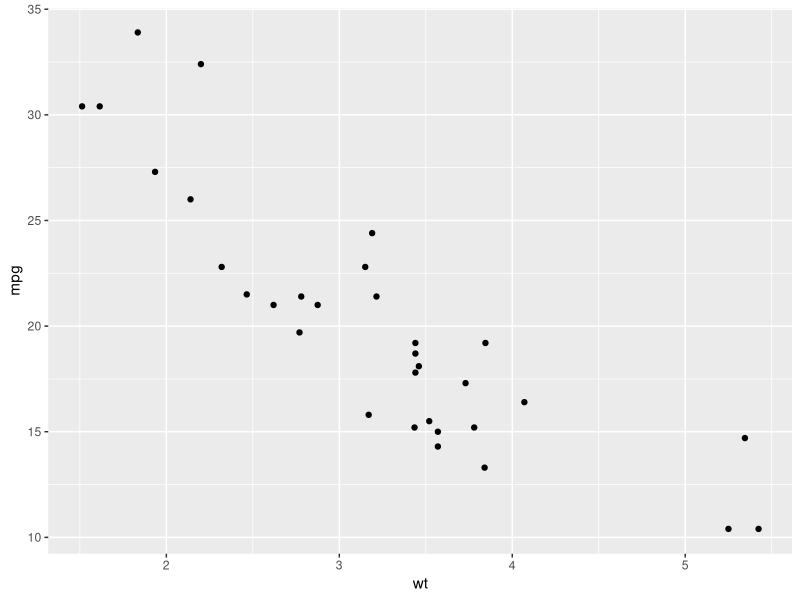
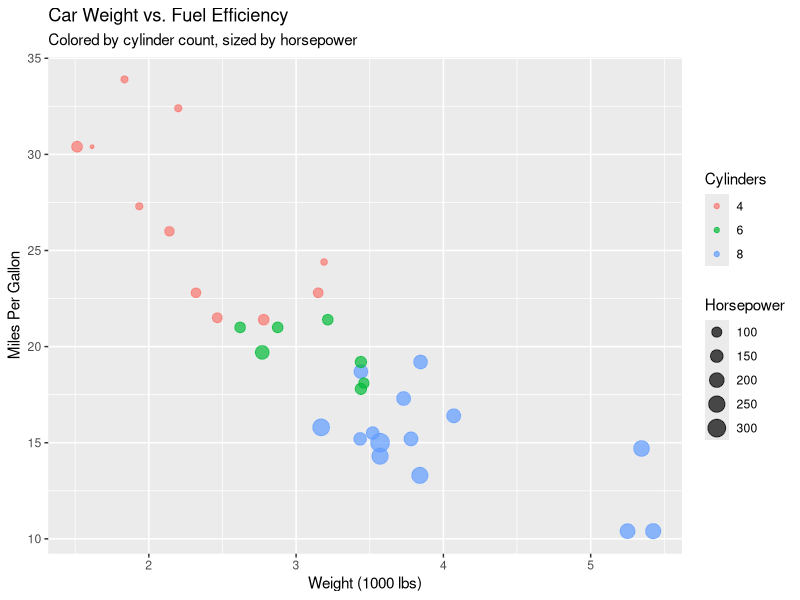
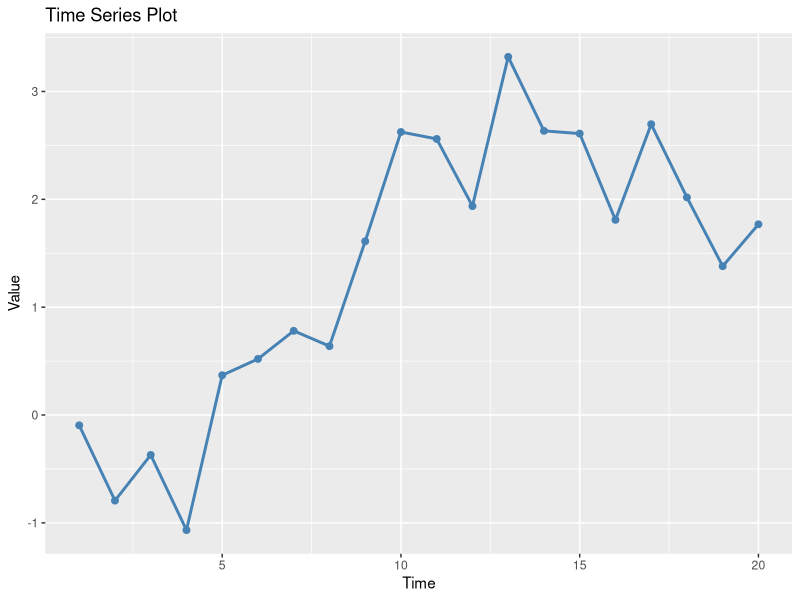
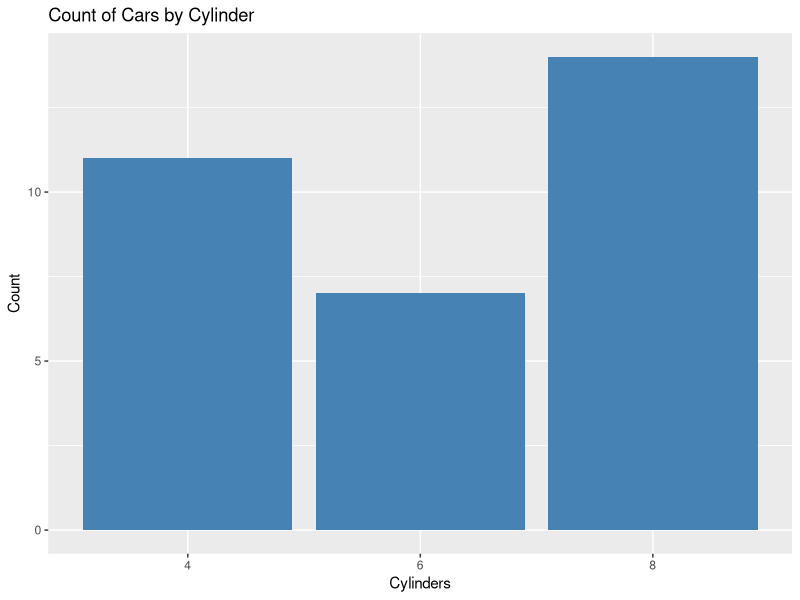
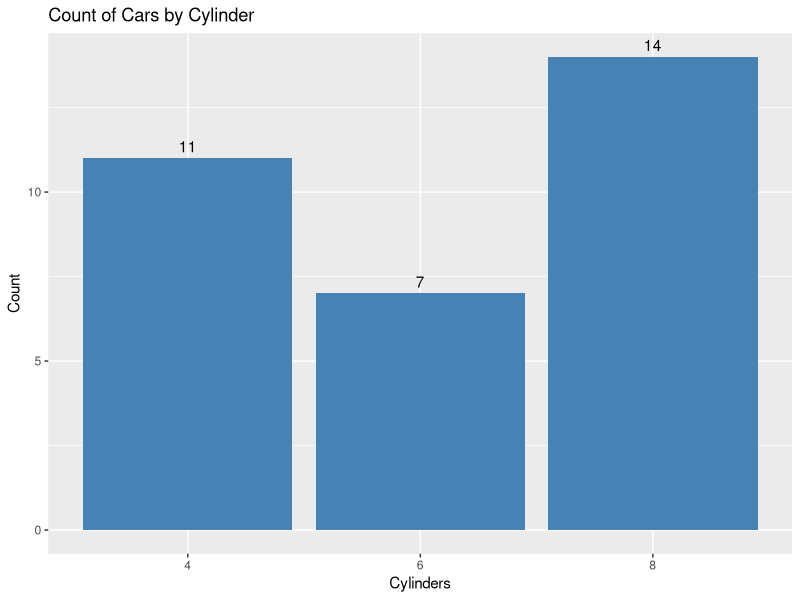
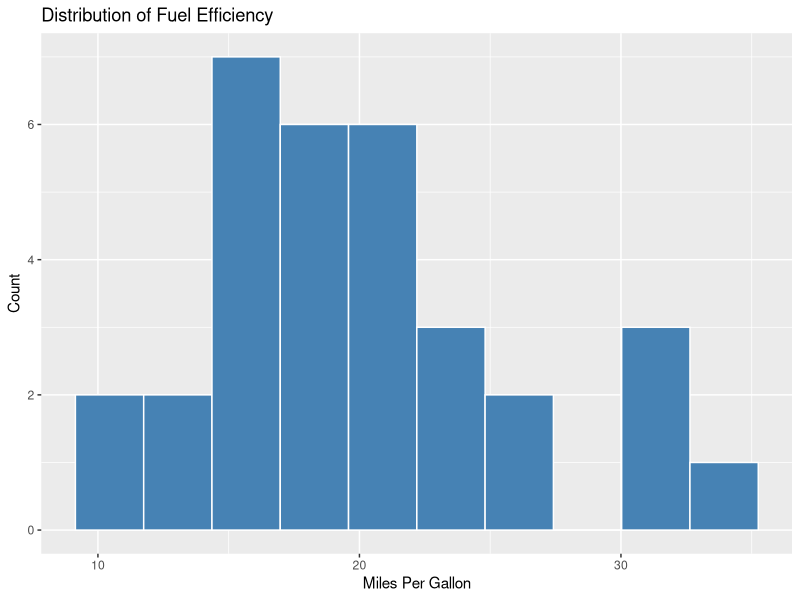
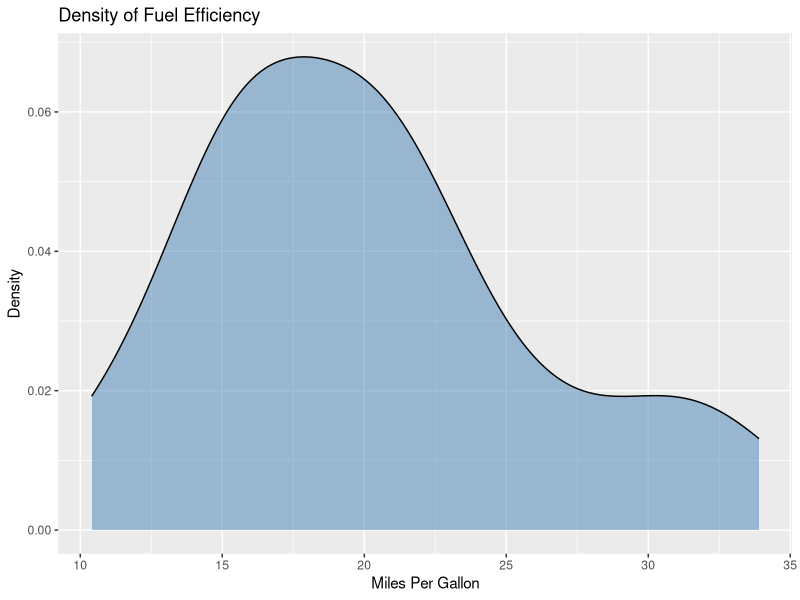
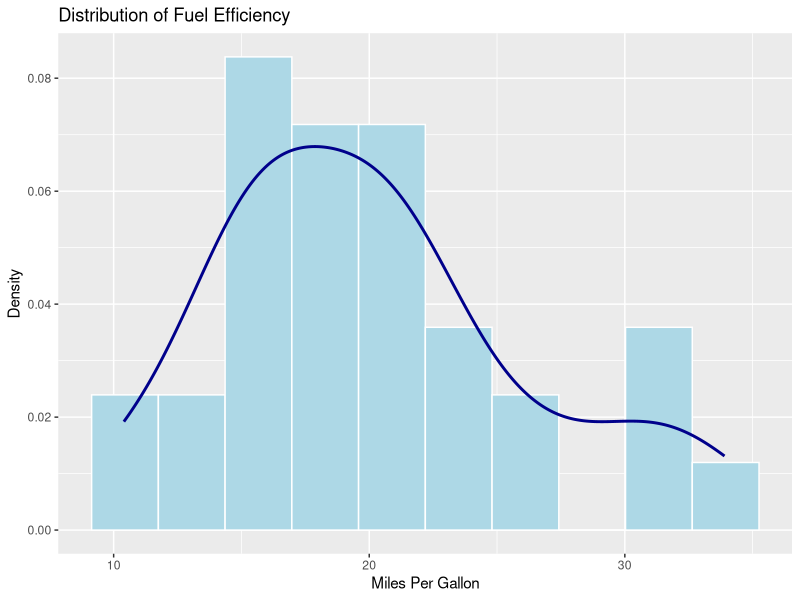

Generate these figures, in order, with R:
## ---- chunk 1
# Install if needed (uncomment to run)
# install.packages("ggplot2")

# Load the package
library(ggplot2)

# We'll use the built-in mtcars dataset
data(mtcars)
## ---- chunk 2
# Basic scatter plot
ggplot(mtcars, aes(x = wt, y = mpg)) +
  geom_point()
## ---- chunk 3
# Enhanced scatter plot
ggplot(mtcars, aes(x = wt, y = mpg, color = factor(cyl), size = hp)) +
  geom_point(alpha = 0.7) +
  labs(
    title = "Car Weight vs. Fuel Efficiency",
    subtitle = "Colored by cylinder count, sized by horsepower",
    x = "Weight (1000 lbs)",
    y = "Miles Per Gallon",
    color = "Cylinders",
    size = "Horsepower"
  )
## ---- chunk 4
# Create sample time series data
time_data <- data.frame(
  time = 1:20,
  value = cumsum(rnorm(20))
)

# Line plot
ggplot(time_data, aes(x = time, y = value)) +
  geom_line(color = "steelblue", size = 1) +
  geom_point(color = "steelblue", size = 2) +
  labs(title = "Time Series Plot", x = "Time", y = "Value")
## ---- chunk 5
# Count of cars by cylinder
ggplot(mtcars, aes(x = factor(cyl))) +
  geom_bar(fill = "steelblue") +
  labs(title = "Count of Cars by Cylinder", x = "Cylinders", y = "Count")

# Bar chart with values
cyl_summary <- as.data.frame(table(mtcars$cyl))
names(cyl_summary) <- c("cyl", "count")

ggplot(cyl_summary, aes(x = cyl, y = count)) +
  geom_col(fill = "steelblue") +
  geom_text(aes(label = count), vjust = -0.5) +
  labs(title = "Count of Cars by Cylinder", x = "Cylinders", y = "Count")
## ---- chunk 6
# Histogram
ggplot(mtcars, aes(x = mpg)) +
  geom_histogram(bins = 10, fill = "steelblue", color = "white") +
  labs(title = "Distribution of Fuel Efficiency", x = "Miles Per Gallon", y = "Count")

# Density plot
ggplot(mtcars, aes(x = mpg)) +
  geom_density(fill = "steelblue", alpha = 0.5) +
  labs(title = "Density of Fuel Efficiency", x = "Miles Per Gallon", y = "Density")

# Combined histogram and density
ggplot(mtcars, aes(x = mpg)) +
  geom_histogram(aes(y = ..density..), bins = 10, fill = "lightblue", color = "white") +
  geom_density(color = "darkblue", size = 1) +
  labs(title = "Distribution of Fuel Efficiency", x = "Miles Per Gallon", y = "Density")
## ---- chunk 7
# Box plot
ggplot(mtcars, aes(x = factor(cyl), y = mpg)) +
  geom_boxplot(fill = "lightblue") +
  labs(title = "Fuel Efficiency by Cylinder Count", x = "Cylinders", y = "Miles Per Gallon")

# Box plot with points
ggplot(mtcars, aes(x = factor(cyl), y = mpg)) +
  geom_boxplot(fill = "lightblue", outlier.shape = NA) +
  geom_jitter(width = 0.2, alpha = 0.5) +
  labs(title = "Fuel Efficiency by Cylinder Count", x = "Cylinders", y = "Miles Per Gallon")
## ---- chunk 8
# Multiple aesthetics
ggplot(mtcars, aes(x = wt, y = mpg, color = factor(cyl), shape = factor(am), size = hp)) +
  geom_point(alpha = 0.7) +
  labs(
    title = "Car Weight vs. Fuel Efficiency",
    x = "Weight (1000 lbs)",
    y = "Miles Per Gallon",
    color = "Cylinders",
    shape = "Transmission",
    size = "Horsepower"
  ) +
  scale_shape_discrete(labels = c("Automatic", "Manual"))
## ---- chunk 9
# Facet by transmission type
ggplot(mtcars, aes(x = wt, y = mpg, color = factor(cyl))) +
  geom_point() +
  facet_wrap(~am, labeller = labeller(am = c("0" = "Automatic", "1" = "Manual"))) +
  labs(title = "Weight vs. MPG by Transmission Type", x = "Weight", y = "MPG", color = "Cylinders")

# Facet grid with two variables
ggplot(mtcars, aes(x = wt, y = mpg)) +
  geom_point() +
  facet_grid(vs ~ gear, labeller = labeller(
    vs = c("0" = "V-Engine", "1" = "Straight Engine"),
    gear = c("3" = "3 Gears", "4" = "4 Gears", "5" = "5 Gears")
  )) +
  labs(title = "Weight vs. MPG by Engine Type and Gear Count")
## ---- chunk 10
# Scatter plot with linear regression line
ggplot(mtcars, aes(x = wt, y = mpg)) +
  geom_point() +
  geom_smooth(method = "lm", se = TRUE) +
  labs(title = "Weight vs. MPG with Linear Trend", x = "Weight", y = "MPG")

# Scatter plot with different smoothing methods by cylinder
ggplot(mtcars, aes(x = wt, y = mpg, color = factor(cyl))) +
  geom_point() +
  geom_smooth(se = FALSE) +
  labs(title = "Weight vs. MPG by Cylinder", x = "Weight", y = "MPG", color = "Cylinders")
## ---- chunk 11
# Flip coordinates
ggplot(mtcars, aes(x = factor(cyl), y = mpg)) +
  geom_boxplot(fill = "lightblue") +
  coord_flip() +
  labs(title = "Fuel Efficiency by Cylinder Count", x = "Cylinders", y = "Miles Per Gallon")

# Polar coordinates for a pie chart
ggplot(cyl_summary, aes(x = "", y = count, fill = cyl)) +
  geom_bar(stat = "identity", width = 1) +
  coord_polar("y", start = 0) +
  labs(title = "Cars by Cylinder Count", fill = "Cylinders") +
  theme_void()
## ---- chunk 12
# Default theme
p <- ggplot(mtcars, aes(x = wt, y = mpg, color = factor(cyl))) +
  geom_point() +
  labs(title = "Weight vs. MPG by Cylinder Count", x = "Weight", y = "MPG", color = "Cylinders")

# Different built-in themes
p + theme_minimal()
p + theme_classic()
p + theme_dark()
p + theme_bw()
## ---- chunk 13
ggplot(mtcars, aes(x = wt, y = mpg, color = factor(cyl))) +
  geom_point(size = 3) +
  labs(
    title = "Custom Themed Plot",
    subtitle = "Weight vs. MPG by Cylinder Count",
    x = "Weight (1000 lbs)",
    y = "Miles Per Gallon",
    color = "Cylinders"
  ) +
  theme(
    plot.title = element_text(size = 16, face = "bold"),
    plot.subtitle = element_text(size = 12, color = "gray50"),
    axis.title = element_text(size = 12, face = "bold"),
    legend.position = "top",
    legend.background = element_rect(fill = "lightyellow", color = "gray"),
    panel.background = element_rect(fill = "white"),
    panel.grid.major = element_line(color = "gray90"),
    panel.grid.minor = element_line(color = "gray95")
  )
## ---- chunk 14
# Create three different plots
if (requireNamespace("patchwork", quietly = TRUE)) {
  library(patchwork)
  
  p1 <- ggplot(mtcars, aes(x = wt, y = mpg)) +
    geom_point() +
    labs(title = "Weight vs. MPG")
  
  p2 <- ggplot(mtcars, aes(x = hp, y = mpg)) +
    geom_point(color = "red") +
    labs(title = "Horsepower vs. MPG")
  
  p3 <- ggplot(mtcars, aes(x = factor(cyl))) +
    geom_bar(fill = "steelblue") +
    labs(title = "Count by Cylinders")
  
  # Combine plots
  p1 + p2 + p3 + plot_layout(ncol = 2)
} else {
  message("The patchwork package is not installed. Install with: install.packages('patchwork')")
}
## ---- chunk 15
# Create a plot to save
p <- ggplot(mtcars, aes(x = wt, y = mpg, color = factor(cyl))) +
  geom_point(size = 3) +
  labs(title = "Weight vs. MPG", x = "Weight", y = "MPG", color = "Cylinders") +
  theme_minimal()

# Example of how to save (not run)
# ggsave("my_ggplot.png", plot = p, width = 8, height = 6, dpi = 300)
# ggsave("my_ggplot.pdf", plot = p, width = 8, height = 6)
